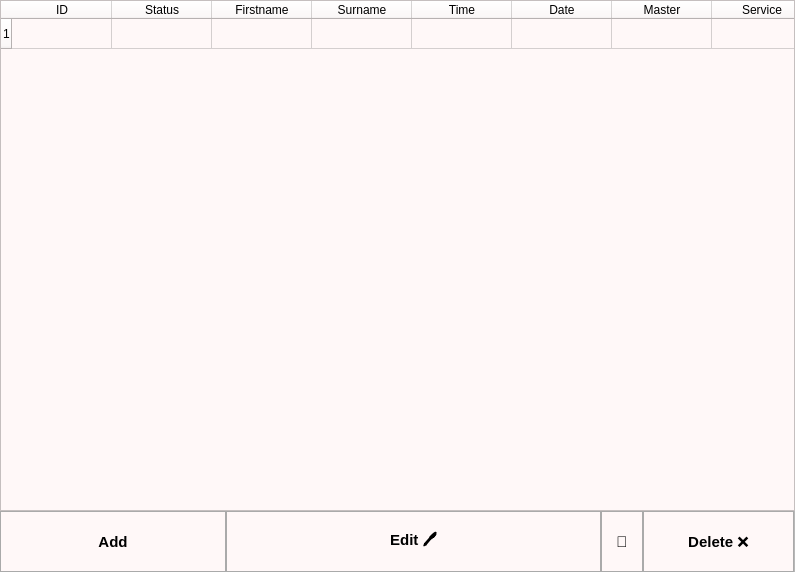
     <widget class="QFrame" name="frame_2">
      <property name="geometry">
       <rect>
        <x>0</x>
        <y>0</y>
        <width>795</width>
        <height>572</height>
       </rect>
      </property>
      <property name="frameShape">
       <enum>QFrame::StyledPanel</enum>
      </property>
      <property name="frameShadow">
       <enum>QFrame::Raised</enum>
      </property>
      <widget class="QTableWidget" name="tableWidget">
       <property name="geometry">
        <rect>
         <x>0</x>
         <y>0</y>
         <width>795</width>
         <height>511</height>
        </rect>
       </property>
       <property name="sizePolicy">
        <sizepolicy hsizetype="Expanding" vsizetype="Expanding">
         <horstretch>0</horstretch>
         <verstretch>0</verstretch>
        </sizepolicy>
       </property>
       <property name="styleSheet">
        <string notr="true">background: none;
background-color: rgb(255, 248, 248);</string>
       </property>
       <property name="frameShape">
        <enum>QFrame::StyledPanel</enum>
       </property>
       <property name="horizontalScrollBarPolicy">
        <enum>Qt::ScrollBarAlwaysOff</enum>
       </property>
       <property name="sizeAdjustPolicy">
        <enum>QAbstractScrollArea::AdjustIgnored</enum>
       </property>
       <property name="sortingEnabled">
        <bool>true</bool>
       </property>
       <property name="columnCount">
        <number>11</number>
       </property>
       <row>
        <property name="text">
         <string>1</string>
        </property>
       </row>
       <column>
        <property name="text">
         <string>ID</string>
        </property>
        <property name="textAlignment">
         <set>AlignCenter</set>
        </property>
       </column>
       <column>
        <property name="text">
         <string>Status</string>
        </property>
       </column>
       <column>
        <property name="text">
         <string>Firstname</string>
        </property>
        <property name="textAlignment">
         <set>AlignCenter</set>
        </property>
       </column>
       <column>
        <property name="text">
         <string>Surname</string>
        </property>
        <property name="textAlignment">
         <set>AlignCenter</set>
        </property>
       </column>
       <column>
        <property name="text">
         <string>Time</string>
        </property>
        <property name="textAlignment">
         <set>AlignCenter</set>
        </property>
       </column>
       <column>
        <property name="text">
         <string>Date</string>
        </property>
        <property name="textAlignment">
         <set>AlignCenter</set>
        </property>
       </column>
       <column>
        <property name="text">
         <string>Master</string>
        </property>
        <property name="textAlignment">
         <set>AlignCenter</set>
        </property>
       </column>
       <column>
        <property name="text">
         <string>Service</string>
        </property>
        <property name="textAlignment">
         <set>AlignCenter</set>
        </property>
       </column>
       <column>
        <property name="text">
         <string>Admin</string>
        </property>
        <property name="textAlignment">
         <set>AlignCenter</set>
        </property>
       </column>
       <column>
        <property name="text">
         <string>Added on</string>
        </property>
        <property name="textAlignment">
         <set>AlignCenter</set>
        </property>
       </column>
       <column>
        <property name="text">
         <string>Comment</string>
        </property>
        <property name="textAlignment">
         <set>AlignCenter</set>
        </property>
       </column>
       <item row="0" column="0">
        <property name="text">
         <string/>
        </property>
       </item>
      </widget>
      <widget class="QPushButton" name="pushButton_10">
       <property name="geometry">
        <rect>
         <x>226</x>
         <y>511</y>
         <width>375</width>
         <height>61</height>
        </rect>
       </property>
       <property name="sizeIncrement">
        <size>
         <width>0</width>
         <height>0</height>
        </size>
       </property>
       <property name="font">
        <font>
         <pointsize>11</pointsize>
         <bold>true</bold>
        </font>
       </property>
       <property name="focusPolicy">
        <enum>Qt::StrongFocus</enum>
       </property>
       <property name="styleSheet">
        <string notr="true">background: none;
background-color: rgb(255, 248, 248);
border: 1px solid rgb(170, 170, 170);</string>
       </property>
       <property name="text">
        <string>Edit 🖊️</string>
       </property>
       <property name="iconSize">
        <size>
         <width>17</width>
         <height>16</height>
        </size>
       </property>
      </widget>
      <widget class="QPushButton" name="pushButton_11">
       <property name="geometry">
        <rect>
         <x>643</x>
         <y>511</y>
         <width>151</width>
         <height>61</height>
        </rect>
       </property>
       <property name="sizeIncrement">
        <size>
         <width>0</width>
         <height>0</height>
        </size>
       </property>
       <property name="font">
        <font>
         <pointsize>11</pointsize>
         <bold>true</bold>
        </font>
       </property>
       <property name="focusPolicy">
        <enum>Qt::StrongFocus</enum>
       </property>
       <property name="styleSheet">
        <string notr="true">background: none;
background-color: rgb(255, 248, 248);
border: 1px solid rgb(170, 170, 170);</string>
       </property>
       <property name="text">
        <string>Delete ❌</string>
       </property>
       <property name="iconSize">
        <size>
         <width>17</width>
         <height>16</height>
        </size>
       </property>
      </widget>
      <widget class="QPushButton" name="pushButton_13">
       <property name="geometry">
        <rect>
         <x>601</x>
         <y>511</y>
         <width>42</width>
         <height>61</height>
        </rect>
       </property>
       <property name="sizeIncrement">
        <size>
         <width>0</width>
         <height>0</height>
        </size>
       </property>
       <property name="font">
        <font>
         <pointsize>11</pointsize>
         <bold>true</bold>
        </font>
       </property>
       <property name="focusPolicy">
        <enum>Qt::StrongFocus</enum>
       </property>
       <property name="styleSheet">
        <string notr="true">background: none;
background-color: rgb(255, 248, 248);
border: 1px solid rgb(170, 170, 170);</string>
       </property>
       <property name="text">
        <string>🔄</string>
       </property>
       <property name="iconSize">
        <size>
         <width>17</width>
         <height>16</height>
        </size>
       </property>
      </widget>
      <widget class="QPushButton" name="pushButton_17">
       <property name="geometry">
        <rect>
         <x>0</x>
         <y>511</y>
         <width>226</width>
         <height>61</height>
        </rect>
       </property>
       <property name="sizeIncrement">
        <size>
         <width>0</width>
         <height>0</height>
        </size>
       </property>
       <property name="font">
        <font>
         <pointsize>11</pointsize>
         <bold>true</bold>
        </font>
       </property>
       <property name="focusPolicy">
        <enum>Qt::StrongFocus</enum>
       </property>
       <property name="styleSheet">
        <string notr="true">background: none;
background-color: rgb(255, 248, 248);
border: 1px solid rgb(170, 170, 170);</string>
       </property>
       <property name="text">
        <string>Add</string>
       </property>
       <property name="iconSize">
        <size>
         <width>17</width>
         <height>16</height>
        </size>
       </property>
      </widget>
     </widget>
